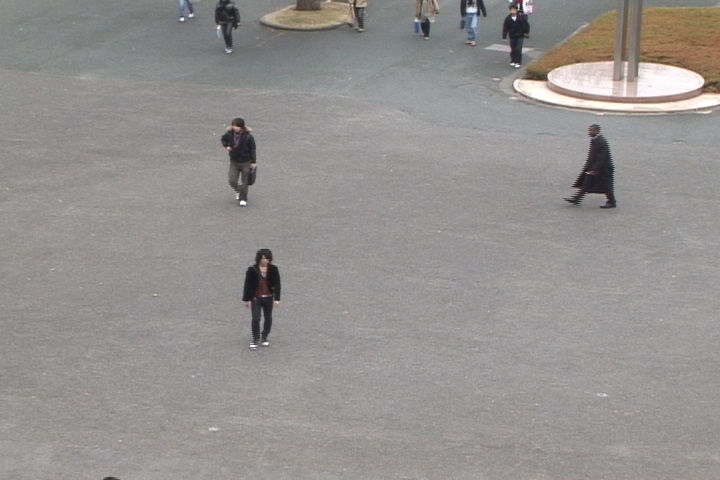
#> input picture data/task_pedestrian_detection/data/1.jpg, 720 x 480 px
$ python denoise_by_median_filter.py ../../task_pedestrian_detection/data/1.jpg 100
#> lines starting #> are read from the running program, lines starting #| are printed output that depends on the picture
import numpy as np
import cv2, os, sys

SIZE = 3

argv = sys.argv
argc = len(argv)

print('%s denoises the image by median filter' % argv[0])
print('[usage] python %s <image> [<size (default:3)>]' % argv[0])

if argc < 2:
    quit()

noisy = cv2.imread(argv[1])
#> noisy is the input picture: shape (480, 720, 3); mean B, G, R 143.8, 145.8, 148.3
cv2.imshow('noisy', noisy)

if argc > 2:
    SIZE = int(argv[2])
    if SIZE % 2 == 0:
        SIZE += 1

denoised =cv2.medianBlur(noisy, SIZE)
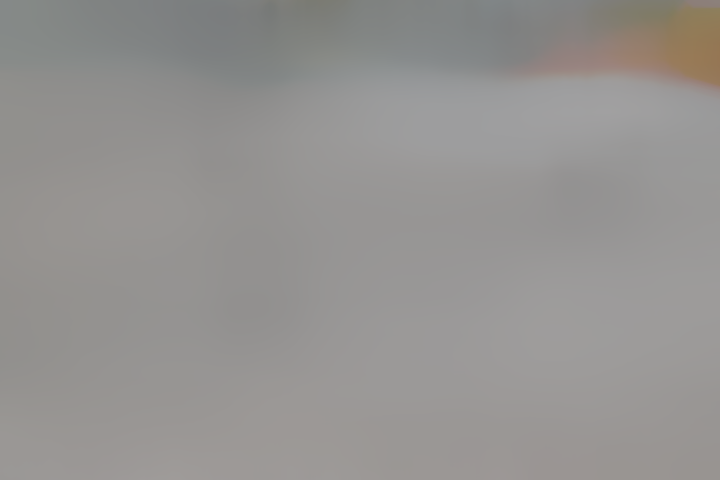
#> denoised: shape (480, 720, 3); mean B, G, R 145.2, 147, 148.9
cv2.imshow('denoised', denoised)

print('Hit s-key to save and terminate')
print('Hit any other key to quit')
key = cv2.waitKey(0)
#> (key Esc is pressed here)

if key == ord('s') or key == ord('S'):

    base = os.path.basename(argv[1])
    filename = os.path.splitext(base)[0]
    dst_path = '%s_denosed_by_median%03d.png' % (filename, SIZE)
    cv2.imwrite(dst_path, denoised)
    print('save %s' % dst_path)

cv2.destroyAllWindows()
